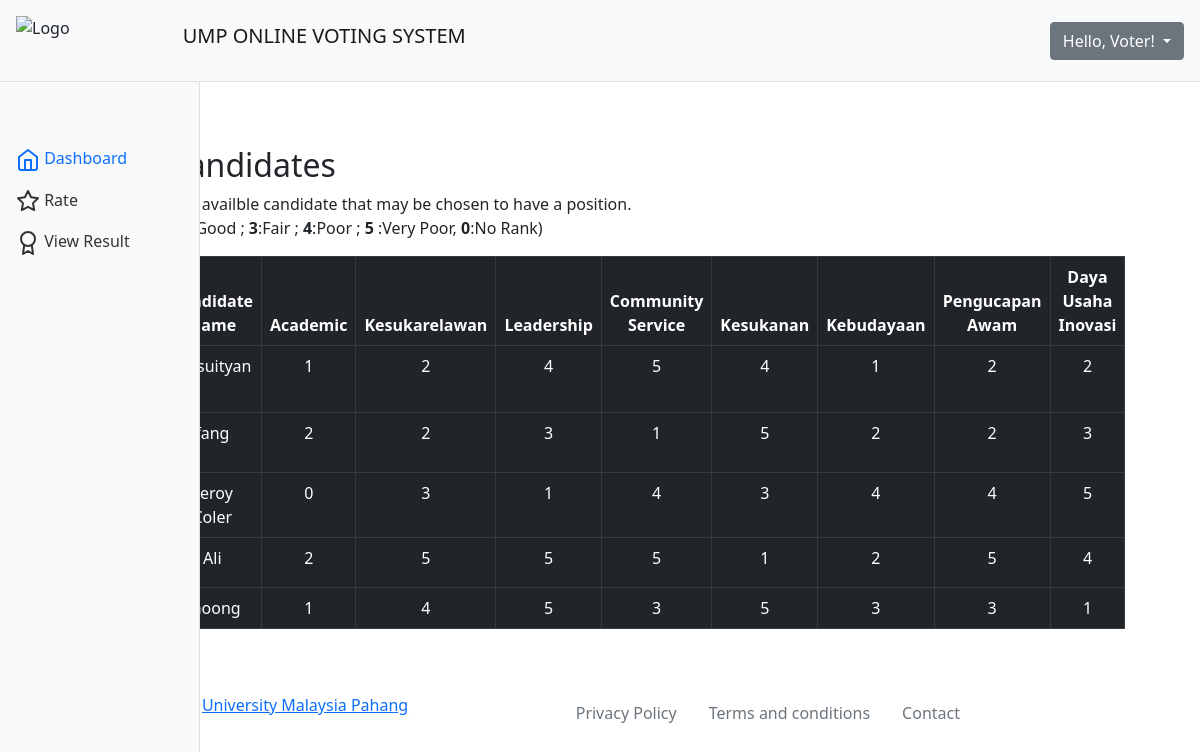
Screenshot of /ApplicationLayer/ManageVote/Voter.php with the database file from the repository.
### tables this page shows
CREATE TABLE `candidate` (
  `Candidate_ID` int(11) NOT NULL,
  `Candidate_Name` varchar(250) NOT NULL,
  `Candidate_Matric` varchar(50) NOT NULL,
  `Candidate_Faculty` varchar(250) NOT NULL,
  `Year` int(11) NOT NULL,
  `Semester` int(11) NOT NULL,
  `Candidate_Slogan` varchar(250) NOT NULL,
  `Candidate_Photo` varchar(100) NOT NULL,
  `Academic` float NOT NULL,
  `Kesukarelawan` float NOT NULL,
  `Leadership` float NOT NULL,
  `CommunityService` float NOT NULL,
  `Kesukanan` float NOT NULL,
  `Kebudayaan` float NOT NULL,
  `PengucapanAwam` float NOT NULL,
  `DayaUsahaInovasi` float NOT NULL
);

### libs/database.php (called while the page is built, shortened)
<?php
class DB
{
  public static function connect($value='')
  {
    $pdo = new PDO(DB_TYPE.':host='.DB_HOST.';dbname='.DB_NAME, DB_USER, DB_PASS);
    $pdo->setAttribute(PDO::ATTR_ERRMODE, PDO::ERRMODE_EXCEPTION);
    return $pdo;
  }
  public static function run($sql, $args = NULL)
    {
        if (!$args)
        {
             return DB::connect()->query($sql);
        }
     }
}
?>

### BusinessServiceLayer/Model/CandidateModel.php (called while the page is built, shortened)
<?php
require_once '../../libs/database.php';
class CandidateModel{
	function viewallStud(){
        $sql = "SELECT * FROM candidate";
        return DB::run($sql);
    }
}
?>

### BusinessServiceLayer/Controller/CandidateController.php (called while the page is built, shortened)
<?php
require_once '../../BusinessServiceLayer/Model/CandidateModel.php';
class candidateController{
	function viewAll(){
		$candidate = new CandidateModel();
		return $candidate->viewallStud();
	}
}
?>

### BusinessServiceLayer/Controller/ResultController.php (called while the page is built, shortened)
<?php
require_once '../../BusinessServiceLayer/Controller/CriteriaController.php';
require_once '../../BusinessServiceLayer/Controller/CandidateController.php';
	function getCriteria()
	{
		static $criteria = null;
		if ( !$criteria ) $criteria = new criteriaController();
		$criteriaResult = $criteria->viewAll();
		$criteriaData = $criteriaResult->fetchAll(PDO::FETCH_ASSOC);
			$criteriaData2 = [];
			foreach ( $criteriaData as $i => $criteriaRow ) {
				$criteriaName = $criteriaRow[ 'Criteria_Name' ];
				$criteriaData2[ $criteriaName ]['R1'] = [ 'min'=> (float) $criteriaRow[ 'R1min' ], 'max'=> (float) $criteriaRow[ 'R1max' ] ];
				$criteriaData2[ $criteriaName ]['R2'] = [ 'min'=> (float) $criteriaRow[ 'R2min' ], 'max'=> (float) $criteriaRow[ 'R2max' ] ];
				$criteriaData2[ $criteriaName ]['R3'] = [ 'min'=> (float) $criteriaRow[ 'R3min' ], 'max'=> (float) $criteriaRow[ 'R3max' ] ];
				$criteriaData2[ $criteriaName ]['R4'] = [ 'min'=> (float) $criteriaRow[ 'R4min' ], 'max'=> (float) $criteriaRow[ 'R4max' ] ];
				$criteriaData2[ $criteriaName ]['R5'] = [ 'min'=> (float) $criteriaRow[ 'R5min' ], 'max'=> (float) $criteriaRow[ 'R5max' ] ];
		}
		return $criteriaData2;
	}
	function getRank( $candidate, $category )
	{
		$criteriaData = getCriteria();
		$subCriteria = $criteriaData[ $category ];
		$achievement = $candidate[ $category ];
		if ( $achievement < $subCriteria['R5']['min'] ) {
			return 0;
		} elseif ( $achievement >= $subCriteria['R5']['min'] && $achievement <= $subCriteria['R5']['max'] ) {
			return 5;
		} elseif ( $achievement >= $subCriteria['R4']['min'] && $achievement <= $subCriteria['R4']['max'] ) {
			return 4;
		} elseif ( $achievement >= $subCriteria['R3']['min'] && $achievement <= $subCriteria['R3']['max'] ) {
			return 3;
		} elseif ( $achievement >= $subCriteria['R2']['min'] && $achievement <= $subCriteria['R2']['max'] ) {
			return 2;
		} elseif ( $achievement >= $subCriteria['R1']['min'] && $achievement <= $subCriteria['R1']['max'] ) {
			return 1;
		}else {
			return 0;
		}
	}
	function getAllRanks()
	{
		static $candidate = null;
		if ( !$candidate ) $candidate = new candidateController();
		$candidateResult = $candidate->viewAll();
		$candidateData = $candidateResult->fetchAll(PDO::FETCH_ASSOC);
		$ranks = [];
		foreach ( $candidateData as $i => $candidateRow ) {
			$academic = getRank( $candidateRow, 'Academic' );
			$kesukarelawan = getRank( $candidateRow, 'Kesukarelawan' );
			$leadership = getRank( $candidateRow, 'Leadership' );
			$communityService = getRank( $candidateRow, 'CommunityService' );
			$kesukanan = getRank( $candidateRow, 'Kesukanan' );
			$kebudayaan = getRank( $candidateRow, 'Kebudayaan' );
			$pengucapanAwam = getRank( $candidateRow, 'PengucapanAwam' );
			$dayaUsahaInovasi = getRank( $candidateRow, 'DayaUsahaInovasi' );
			$candidateID = $candidateRow[ 'Candidate_ID' ];
			$ranks[ $candidateID ] = [
										'Candidate_Name' => $candidateRow[ 'Candidate_Name' ],
										'Candidate_Photo' => $candidateRow[ 'Candidate_Photo' ],
										'Candidate_Matric' => $candidateRow[ 'Candidate_Matric' ],
										'Academic' => $academic,
										'Kesukarelawan' => $kesukarelawan,
										'Leadership' => $leadership,
										'CommunityService' => $communityService,
										'Kesukanan' => $kesukanan,
										'Kebudayaan' => $kebudayaan,
										'PengucapanAwam' => $pengucapanAwam,
										'DayaUsahaInovasi' => $dayaUsahaInovasi,
									];
		}
		return $ranks;
	}

### ApplicationLayer/ViewResult/CandidateData.php (called while the page is built, shortened)
<?php
require_once '../../BusinessServiceLayer/Controller/ResultController.php';
$ranks = getAllRanks();
?>

### BusinessServiceLayer/Model/CriteriaModel.php (called while the page is built, shortened)
<?php
require_once '../../libs/database.php';
class CriteriaModel{
	function viewallCriteria(){
        $sql = "SELECT * FROM criteria";
        return DB::run($sql);
    }
}
?>

### BusinessServiceLayer/Controller/CriteriaController.php (called while the page is built, shortened)
<?php
require_once '../../BusinessServiceLayer/Model/CriteriaModel.php';
class criteriaController{
	function viewAll(){
		$criteria = new CriteriaModel();
		return $criteria->viewallCriteria();
	}
}
?>

### ApplicationLayer/ManageVote/Voter.php (the view, shortened to what this page needs)
<?php include '../../src/navbar2.php';?>
<?php
include('../../ApplicationLayer/ViewResult/CandidateData.php');
?>
<!DOCTYPE html>
<html>
<head>
	<link rel="stylesheet" href="https://stackpath.bootstrapcdn.com/bootstrap/5.0.0-alpha1/css/bootstrap.min.css">
	<link rel="stylesheet" href="https://cdn.jsdelivr.net/chartist.js/latest/chartist.min.css">
</head>
<body>
	<div class="container-fluid">
	  <div class="row">
	      <nav id="sidebar" class="col-md-3 col-lg-2 d-md-block bg-light sidebar collapse">
	          <div class="position-sticky pt-md-5">
				  <ul class="nav flex-column">
				      <li class="nav-item">
				        <a class="nav-link active" aria-current="page" href="../../ApplicationLayer/ManageVote/Voter.php?AccType=Voter&Vot_ID=<?=$_SESSION['Vot_ID']?>">
				          <span class="ml-2">Dashboard</span>
				        </a>
				      </li>
				      <li class="nav-item">
				        <a class="nav-link" href="../../ApplicationLayer/ManageVote/Rate.php?AccType=Voter&Vot_ID=<?=$_SESSION['Vot_ID']?>">
				          <span class="ml-2">Rate</span>
				        </a>
				      </li>
				      <li class="nav-item">
				        <a class="nav-link" href="../../ApplicationLayer/ManageVote/ViewResult.php?AccType=Voter&Vot_ID=<?=$_SESSION['Vot_ID']?>">
				          <span class="ml-2">View Result</span>
				        </a>
				      </li>
				    </ul>
				</div>
	      </nav>
	      <main class="col-md-9 ml-sm-auto col-lg-10 px-md-4 py-4">
	          <nav aria-label="breadcrumb">
				  <ol class="breadcrumb">
				    <li class="breadcrumb-item"><a href="Voter.php">Home</a></li>
				    <li class="breadcrumb-item active" aria-current="page">Overview</li>
				  </ol>
				</nav>
				<h1 class="h2">Available Candidates</h1>
				<p>The following show the availble candidate that may be chosen to have a position.
					<br>
				<b>Rank </b> (<b>1 </b>:Very Good ; <b>2</b>:Good ;<b> 3</b>:Fair ;<b> 4</b>:Poor ; <b> 5 </b>:Very Poor, <b>0</b>:No Rank)</p>
				<table id="example" class="table table-bordered table-dark text-center">
				<thead>
					<tr>
						<th>No</th>
						<th>Candidate Photo</th>
						<th>Candidate Name</th>
						<th>Academic</th>
						<th>Kesukarelawan</th>
						<th>Leadership</th>
						<th>Community Service</th>
						<th>Kesukanan</th>
						<th>Kebudayaan</th>
						<th>Pengucapan Awam</th>
						<th>Daya Usaha Inovasi</th>
					</tr>
				</thead>
				<tbody>
					<?php
					$i = 0;
					foreach( $ranks as $candidateID => $row ):
						$i++;
						?>
							<tr>
								<td><?php echo $i ?></td>
								<td><img src="../../image/<?php echo $row['Candidate_Photo'] ?>" width="40%" height=""></td>
								<td><?php echo $row['Candidate_Name'] ?></td>
								<td><?php echo $row['Academic'] ?></td>
								<td><?php echo $row['Kesukarelawan'] ?></td>
								<td><?php echo $row['Leadership'] ?></td>
								<td><?php echo $row['CommunityService'] ?></td>
								<td><?php echo $row['Kesukanan'] ?></td>
								<td><?php echo $row['Kebudayaan'] ?></td>
								<td><?php echo $row['PengucapanAwam'] ?></td>
								<td><?php echo $row['DayaUsahaInovasi'] ?></td>
							</tr>
					<?php endforeach; ?>
				</tbody>
				</table>
				<footer class="pt-5 d-flex justify-content-between">
				  <span>Copyright © 2020-2021 <a href="https://www.ump.edu.my/en">University Malaysia Pahang</a></span>
				  <ul class="nav m-0">
				      <li class="nav-item">
				        <a class="nav-link text-secondary" aria-current="page" href="#">Privacy Policy</a>
				      </li>
				      <li class="nav-item">
				        <a class="nav-link text-secondary" href="#">Terms and conditions</a>
				      </li>
				      <li class="nav-item">
				        <a class="nav-link text-secondary" href="#">Contact</a>
				      </li>
				    </ul>
				</footer>
			</main>
	  </div>
	</div>
</body>
</html>

### src/navbar2.php (shortened to what this page needs)
<!DOCTYPE html>
<html>
<head>
  <link rel="stylesheet" href="https://stackpath.bootstrapcdn.com/bootstrap/5.0.0-alpha1/css/bootstrap.min.css">
</head>
<body>
  <nav class="navbar navbar-light bg-light p-3">
  <div class="d-flex col-12 col-md-3 col-lg-2 mb-2 mb-lg-0 flex-wrap flex-md-nowrap justify-content-between">
      <img src="https://i.ibb.co/HxBKBW5/universiti-malaysia-pahang-logo-DB6632-F337-seeklogo-com.png" alt="Logo" height="50px" width="150px">&nbsp;&nbsp;&nbsp;&nbsp;
      <a class="navbar-brand" href="#">
         UMP ONLINE VOTING SYSTEM
      </a>
  </div>
      <div class="dropdown">
          <button class="btn btn-secondary dropdown-toggle" type="button" id="dropdownMenuButton" data-toggle="dropdown" aria-expanded="false">
            Hello, Voter!
          </button>
        </div>
</nav>
</body>
</html>

### ApplicationLayer/ManageVote/Voter.php (style rules this page uses)
.sidebar { position: fixed; top: 0; bottom: 0; left: 0; z-index: 100; padding: 90px 0 0; box-shadow: inset -1px 0 0 rgba(0, 0, 0, .1); z-index: 99; }
.navbar { box-shadow: inset 0 -1px 0 rgba(0, 0, 0, .1); }
@media (min-width: 767.98px) { .navbar { top: 0; position: sticky; z-index: 999; } }
.sidebar .nav-link { color: #333; }
.sidebar .nav-link.active { color: #0d6efd; }

### rows the page displays
candidate: Candidate_Name "ng suityan", Academic "1", Kesukarelawan "2", Year "4", CommunityService "5", Kebudayaan "1", PengucapanAwam "2", DayaUsahaInovasi "2"
candidate: Candidate_Name "fang", Candidate_ID "2", Year "3", Semester "1", Kesukanan "5"
candidate: Candidate_Name "Leroy Coler", Academic "0", Candidate_ID "3", Leadership "1", CommunityService "4", Kebudayaan "4", PengucapanAwam "4", DayaUsahaInovasi "5"
candidate: Candidate_Name "Ali", Academic "2", Kesukarelawan "5", Leadership "5", CommunityService "5", Semester "1", Kebudayaan "2", PengucapanAwam "5", Candidate_ID "4"
candidate: Candidate_Name "choong", Semester "1", Kesukarelawan "4", Candidate_ID "5", CommunityService "3", Kebudayaan "3", PengucapanAwam "3"
